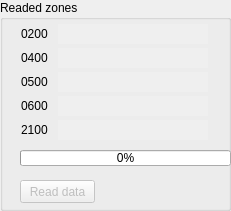
   <widget class="QGroupBox" name="groupBox_2">
    <property name="geometry">
     <rect>
      <x>250</x>
      <y>10</y>
      <width>231</width>
      <height>211</height>
     </rect>
    </property>
    <property name="title">
     <string>Readed zones</string>
    </property>
    <widget class="QLabel" name="label">
     <property name="geometry">
      <rect>
       <x>21</x>
       <y>24</y>
       <width>41</width>
       <height>20</height>
      </rect>
     </property>
     <property name="text">
      <string>0200</string>
     </property>
    </widget>
    <widget class="QLabel" name="label_2">
     <property name="geometry">
      <rect>
       <x>21</x>
       <y>48</y>
       <width>41</width>
       <height>20</height>
      </rect>
     </property>
     <property name="text">
      <string>0400</string>
     </property>
    </widget>
    <widget class="QLabel" name="label_3">
     <property name="geometry">
      <rect>
       <x>21</x>
       <y>72</y>
       <width>41</width>
       <height>20</height>
      </rect>
     </property>
     <property name="text">
      <string>0500</string>
     </property>
    </widget>
    <widget class="QLabel" name="label_4">
     <property name="geometry">
      <rect>
       <x>21</x>
       <y>96</y>
       <width>41</width>
       <height>20</height>
      </rect>
     </property>
     <property name="text">
      <string>0600</string>
     </property>
    </widget>
    <widget class="QLabel" name="label_6">
     <property name="geometry">
      <rect>
       <x>21</x>
       <y>120</y>
       <width>41</width>
       <height>20</height>
      </rect>
     </property>
     <property name="text">
      <string>2100</string>
     </property>
    </widget>
    <widget class="QProgressBar" name="read_progress">
     <property name="geometry">
      <rect>
       <x>20</x>
       <y>150</y>
       <width>211</width>
       <height>16</height>
      </rect>
     </property>
     <property name="maximum">
      <number>5</number>
     </property>
     <property name="value">
      <number>0</number>
     </property>
    </widget>
    <widget class="QLineEdit" name="zone_0200">
     <property name="enabled">
      <bool>false</bool>
     </property>
     <property name="geometry">
      <rect>
       <x>58</x>
       <y>24</y>
       <width>150</width>
       <height>20</height>
      </rect>
     </property>
     <property name="mouseTracking">
      <bool>true</bool>
     </property>
     <property name="acceptDrops">
      <bool>false</bool>
     </property>
     <property name="inputMask">
      <string/>
     </property>
     <property name="text">
      <string notr="true"/>
     </property>
     <property name="frame">
      <bool>false</bool>
     </property>
     <property name="readOnly">
      <bool>true</bool>
     </property>
     <property name="placeholderText">
      <string notr="true"/>
     </property>
    </widget>
    <widget class="QLineEdit" name="zone_0500">
     <property name="enabled">
      <bool>false</bool>
     </property>
     <property name="geometry">
      <rect>
       <x>58</x>
       <y>72</y>
       <width>150</width>
       <height>20</height>
      </rect>
     </property>
     <property name="mouseTracking">
      <bool>true</bool>
     </property>
     <property name="acceptDrops">
      <bool>false</bool>
     </property>
     <property name="inputMask">
      <string/>
     </property>
     <property name="text">
      <string notr="true"/>
     </property>
     <property name="frame">
      <bool>false</bool>
     </property>
     <property name="readOnly">
      <bool>true</bool>
     </property>
     <property name="placeholderText">
      <string notr="true"/>
     </property>
    </widget>
    <widget class="QLineEdit" name="zone_0400">
     <property name="enabled">
      <bool>false</bool>
     </property>
     <property name="geometry">
      <rect>
       <x>58</x>
       <y>48</y>
       <width>150</width>
       <height>20</height>
      </rect>
     </property>
     <property name="mouseTracking">
      <bool>true</bool>
     </property>
     <property name="acceptDrops">
      <bool>false</bool>
     </property>
     <property name="inputMask">
      <string/>
     </property>
     <property name="text">
      <string notr="true"/>
     </property>
     <property name="frame">
      <bool>false</bool>
     </property>
     <property name="readOnly">
      <bool>true</bool>
     </property>
     <property name="placeholderText">
      <string notr="true"/>
     </property>
    </widget>
    <widget class="QLineEdit" name="zone_0600">
     <property name="enabled">
      <bool>false</bool>
     </property>
     <property name="geometry">
      <rect>
       <x>58</x>
       <y>96</y>
       <width>150</width>
       <height>20</height>
      </rect>
     </property>
     <property name="mouseTracking">
      <bool>true</bool>
     </property>
     <property name="acceptDrops">
      <bool>false</bool>
     </property>
     <property name="inputMask">
      <string/>
     </property>
     <property name="text">
      <string notr="true"/>
     </property>
     <property name="frame">
      <bool>false</bool>
     </property>
     <property name="readOnly">
      <bool>true</bool>
     </property>
     <property name="placeholderText">
      <string notr="true"/>
     </property>
    </widget>
    <widget class="QLineEdit" name="zone_2100">
     <property name="enabled">
      <bool>false</bool>
     </property>
     <property name="geometry">
      <rect>
       <x>58</x>
       <y>120</y>
       <width>150</width>
       <height>20</height>
      </rect>
     </property>
     <property name="mouseTracking">
      <bool>true</bool>
     </property>
     <property name="acceptDrops">
      <bool>false</bool>
     </property>
     <property name="inputMask">
      <string/>
     </property>
     <property name="text">
      <string notr="true"/>
     </property>
     <property name="frame">
      <bool>false</bool>
     </property>
     <property name="readOnly">
      <bool>true</bool>
     </property>
     <property name="placeholderText">
      <string notr="true"/>
     </property>
    </widget>
    <widget class="QPushButton" name="read_data">
     <property name="enabled">
      <bool>false</bool>
     </property>
     <property name="geometry">
      <rect>
       <x>20</x>
       <y>180</y>
       <width>75</width>
       <height>23</height>
      </rect>
     </property>
     <property name="text">
      <string>Read data</string>
     </property>
    </widget>
   </widget>
